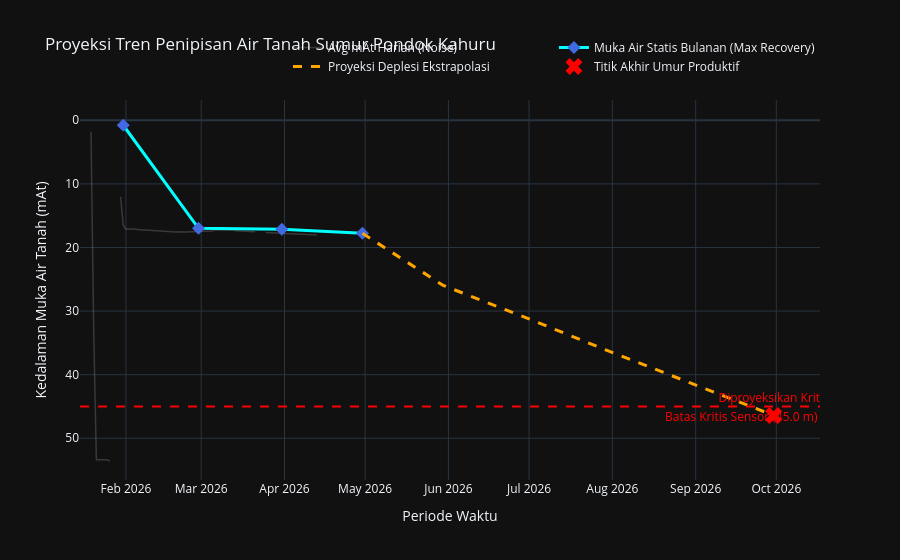

Here is the notebook cell this chart was saved with:
### Code cell
import numpy as np
import pandas as pd
from scipy.stats import linregress
import plotly.graph_objects as go

# =========================================================
# 1. LOAD & SIAPKAN DATASET PONDOK KAHURU
# =========================================================
file_path = r"d:\RnD_JIAT\data\Pos_AWLR_JIAT_Pondok_Kahuru_copy_fr.csv"
df_pondok_kahuru = pd.read_csv(file_path)

# Tarik dua kolom krusial dan ubah namanya agar dikenali mesin analitik
df_mat = df_pondok_kahuru[['waktu', 'Muka_Air_Tanah_mean']].rename(columns={
    'waktu': 'Timestamp',
    'Muka_Air_Tanah_mean': 'mAt'
})


# =========================================================
# 2. FUNGSI ANALITIK (PROYEKSI AKUIFER TANPA DATA POMPA)
# =========================================================
def estimasi_umur_akuifer_tanpa_pompa(df_input, batas_kritis_meter=55.0):
    print("=" * 75)
    print(f"PROYEKSI UMUR AKUIFER (METODE RECOVERY / TANPA POMPA)")
    print("=" * 75)
    
    df_calc = df_input.copy()
    
    if 'Timestamp' in df_calc.columns:
        if not pd.api.types.is_datetime64_any_dtype(df_calc['Timestamp']):
            df_calc['Timestamp'] = pd.to_datetime(df_calc['Timestamp'])
        df_calc.set_index('Timestamp', inplace=True)
    elif not pd.api.types.is_datetime64_any_dtype(df_calc.index):
        print("ERROR: Time-Series rusak. Tidak ada penanda waktu (Datetime).")
        return
        
    df_calc.sort_index(inplace=True)
    
    # Deteksi Titik Terdangkal (Recovery Maksimal) per Bulan
    try:
        swl_bulanan = df_calc.resample('ME')['mAt'].min().interpolate(method='linear').dropna()
    except ValueError:
        swl_bulanan = df_calc.resample('M')['mAt'].min().interpolate(method='linear').dropna()

    # [PATCH] Ubah batas toleransi data menjadi min 2 bulan agar dataset 2.5 bulan lolos
    if len(swl_bulanan) < 2:
        print("Data terlalu singkat! Butuh minimal 2 bulan riwayat untuk melihat awal tren deplesi.")
        return
        
    # Regresi Linear untuk Forecasting (Proyeksi)
    x = np.arange(len(swl_bulanan))
    y = swl_bulanan.values
    slope, intercept, _, _, _ = linregress(x, y)
    
    deplesi_per_bulan = slope
    mAt_saat_ini = y[-1]
    bulan_terakhir = swl_bulanan.index[-1]
    jarak_kritis = batas_kritis_meter - mAt_saat_ini
    
    print(f"[+] Elevasi Muka Air Statis Terakhir   : {mAt_saat_ini:.2f} meter")
    print(f"[+] Laju Penurunan Air Statis (Deplesi): {deplesi_per_bulan:+.4f} meter / bulan")
    print(f"[+] Sisa Jarak ke Batas Kritis ({batas_kritis_meter}m) : {jarak_kritis:.2f} meter")
    
    TTF_bulan = None
    if deplesi_per_bulan <= 0.01:
        print("\n=> STATUS: AKUIFER SUMUR PONDOK KAHURU TERGOLONG LESTARI (SUSTAINABLE)")
    elif jarak_kritis <= 0:
        print(f"\n=> STATUS: KRITIS! Muka air telah merosot melewati batas kritis ({batas_kritis_meter}m).")
    else:
        TTF_bulan = jarak_kritis / deplesi_per_bulan
        TTF_tahun = TTF_bulan / 12
        tanggal_kritis = bulan_terakhir + pd.DateOffset(months=int(TTF_bulan))
        print(f"\n=> ESTIMASI SISA UMUR PRODUKTIF        : {TTF_bulan:.1f} Bulan (~{TTF_tahun:.1f} Tahun)")
        print(f"=> PROYEKSI AKUIFER SENTUH BATAS KRITIS: {tanggal_kritis.strftime('%B %Y')}")
    print("=" * 75)
    
    # =========================================================
    # 3. VISUALISASI DENGAN PLOTLY GRAFIK
    # =========================================================
    fig = go.Figure()
    
    df_daily = df_calc.resample('D')['mAt'].mean()
    fig.add_trace(go.Scatter(
        x=df_daily.index, y=df_daily.values,
        mode='lines', line=dict(color='rgba(150, 150, 150, 0.3)', width=1.5),
        name='Avg mAt Harian (Noise)'
    ))
    
    fig.add_trace(go.Scatter(
        x=swl_bulanan.index, y=swl_bulanan.values,
        mode='lines+markers', line=dict(color='cyan', width=3),
        marker=dict(size=10, color='royalblue', symbol='diamond'),
        name='Muka Air Statis Bulanan (Max Recovery)'
    ))
    
    if deplesi_per_bulan > 0.01 and TTF_bulan is not None:
        future_months = int(min(TTF_bulan + 2, 120)) 
        future_x = np.arange(len(swl_bulanan), len(swl_bulanan) + future_months)
        future_y = intercept + (slope * future_x)
        future_dates = [bulan_terakhir + pd.DateOffset(months=i) for i in range(1, future_months+1)]
        
        stop_idx = np.searchsorted(future_y, batas_kritis_meter)
        if stop_idx < len(future_y):
            future_dates = future_dates[:stop_idx+1]
            future_y = future_y[:stop_idx+1]
            
        proyeksi_dates = [swl_bulanan.index[-1]] + future_dates
        proyeksi_y = [swl_bulanan.values[-1]] + future_y.tolist()
        
        fig.add_trace(go.Scatter(
            x=proyeksi_dates, y=proyeksi_y,
            mode='lines', line=dict(color='orange', width=3, dash='dash'),
            name='Proyeksi Deplesi Ekstrapolasi' 
        ))
        
        fig.add_trace(go.Scatter(
            x=[proyeksi_dates[-1]], y=[proyeksi_y[-1]],
            mode='markers+text', marker=dict(color='red', size=15, symbol='x'),
            text=["Diproyeksikan Kritis"], textposition="top center",
            textfont=dict(color='red'), name='Titik Akhir Umur Produktif'
        ))
        
    fig.add_hline(
        y=batas_kritis_meter, line_dash='dash', line_color='red', line_width=2,
        annotation_text=f"Batas Kritis Sensor ({batas_kritis_meter} m)",
        annotation_position="bottom right", annotation_font_color='red'
    )
    
    fig.update_layout(
        title='Proyeksi Tren Penipisan Air Tanah Sumur Pondok Kahuru',
        xaxis_title='Periode Waktu', yaxis_title='Kedalaman Muka Air Tanah (mAt)',
        template='plotly_dark', hovermode="x unified",
        legend=dict(orientation="h", yanchor="bottom", y=1.05, xanchor="right", x=1)
    )
    fig.update_yaxes(autorange="reversed") 
    
    fig.show()

# =========================================================
# 4. EKSEKUSI DATA
# =========================================================
estimasi_umur_akuifer_tanpa_pompa(df_mat, batas_kritis_meter=45.0)

### Figure 1 — Plotly figure (JSON) as saved in the notebook; plotly's stock layout.template omitted (floating-point values rounded to 4 significant figures)
{"data": [{"line": {"color": "rgba(150, 150, 150, 0.3)", "width": 1.5}, "mode": "lines", "name": "Avg mAt Harian (Noise)", "type": "scatter", "x": ["2026-01-19T00:00:00", "2026-01-20T00:00:00", "2026-01-21T00:00:00", "2026-01-22T00:00:00", "2026-01-23T00:00:00", "2026-01-24T00:00:00", "2026-01-25T00:00:00", "2026-01-26T00:00:00", "2026-01-27T00:00:00", "2026-01-28T00:00:00", "2026-01-29T00:00:00", "2026-01-30T00:00:00", "2026-01-31T00:00:00", "2026-02-01T00:00:00", "2026-02-02T00:00:00", "2026-02-03T00:00:00", "2026-02-04T00:00:00", "2026-02-05T00:00:00", "2026-02-06T00:00:00", "2026-02-07T00:00:00", "2026-02-08T00:00:00", "2026-02-09T00:00:00", "2026-02-10T00:00:00", "2026-02-11T00:00:00", "2026-02-12T00:00:00", "2026-02-13T00:00:00", "2026-02-14T00:00:00", "2026-02-15T00:00:00", "2026-02-16T00:00:00", "2026-02-17T00:00:00", "2026-02-18T00:00:00", "2026-02-19T00:00:00", "2026-02-20T00:00:00", "2026-02-21T00:00:00", "2026-02-22T00:00:00", "2026-02-23T00:00:00", "2026-02-24T00:00:00", "2026-02-25T00:00:00", "2026-02-26T00:00:00", "2026-02-27T00:00:00", "2026-02-28T00:00:00", "2026-03-01T00:00:00", "2026-03-02T00:00:00", "2026-03-03T00:00:00", "2026-03-04T00:00:00", "2026-03-05T00:00:00", "2026-03-06T00:00:00", "2026-03-07T00:00:00", "2026-03-08T00:00:00", "2026-03-09T00:00:00", "2026-03-10T00:00:00", "2026-03-11T00:00:00", "2026-03-12T00:00:00", "2026-03-13T00:00:00", "2026-03-14T00:00:00", "2026-03-15T00:00:00", "2026-03-16T00:00:00", "2026-03-17T00:00:00", "2026-03-18T00:00:00", "2026-03-19T00:00:00", "2026-03-20T00:00:00", "2026-03-21T00:00:00", "2026-03-22T00:00:00", "2026-03-23T00:00:00", "2026-03-24T00:00:00", "2026-03-25T00:00:00", "2026-03-26T00:00:00", "2026-03-27T00:00:00", "2026-03-28T00:00:00", "2026-03-29T00:00:00", "2026-03-30T00:00:00", "2026-03-31T00:00:00", "2026-04-01T00:00:00", "2026-04-02T00:00:00", "2026-04-03T00:00:00", "2026-04-04T00:00:00", "2026-04-05T00:00:00", "2026-04-06T00:00:00", "2026-04-07T00:00:00", "2026-04-08T00:00:00", "2026-04-09T00:00:00", "2026-04-10T00:00:00", "2026-04-11T00:00:00", "2026-04-12T00:00:00", "2026-04-13T00:00:00"], "y": [1.816, 32.84, 53.38, 53.39, 53.39, 53.39, 53.39, 53.58, null, null, null, 12.03, 16.51, 17.11, 17.07, 17.1, 17.09, 17.17, 17.24, 17.23, 17.23, 17.25, 17.28, 17.3, 17.35, 17.39, 17.4, 17.43, 17.45, 17.5, 17.53, 17.58, 17.52, 17.53, 17.53, 17.55, 17.54, 17.55, 17.58, 17.55, 17.53, 17.52, 17.53, 17.52, 17.49, 17.42, 17.28, 17.2, 17.22, 17.24, 17.23, 17.25, 17.24, 17.26, 17.36, 17.38, 17.42, 17.45, 17.49, 17.56, 17.56, 17.52, null, null, null, 17.66, 17.69, 17.73, 17.73, 17.77, 17.82, 17.84, 17.85, 17.88, 17.89, 17.91, 17.94, 17.98, 17.97, 18.0, 18.04, 18.07, 18.09, 18.05, 18.05]}, {"line": {"color": "cyan", "width": 3}, "marker": {"color": "royalblue", "size": 10, "symbol": "diamond"}, "mode": "lines+markers", "name": "Muka Air Statis Bulanan (Max Recovery)", "type": "scatter", "x": ["2026-01-31T00:00:00", "2026-02-28T00:00:00", "2026-03-31T00:00:00", "2026-04-30T00:00:00"], "y": [0.78, 16.99, 17.13, 17.78]}, {"line": {"color": "orange", "dash": "dash", "width": 3}, "mode": "lines", "name": "Proyeksi Deplesi Ekstrapolasi", "type": "scatter", "x": ["2026-04-30T00:00:00", "2026-05-30T00:00:00", "2026-06-30T00:00:00", "2026-07-30T00:00:00", "2026-08-30T00:00:00", "2026-09-30T00:00:00"], "y": [17.78, 25.96, 31.07, 36.18, 41.3, 46.41]}, {"marker": {"color": "red", "size": 15, "symbol": "x"}, "mode": "markers+text", "name": "Titik Akhir Umur Produktif", "text": ["Diproyeksikan Kritis"], "textfont": {"color": "red"}, "textposition": "top center", "type": "scatter", "x": ["2026-09-30T00:00:00"], "y": [46.41]}], "layout": {"annotations": [{"font": {"color": "red"}, "showarrow": false, "text": "Batas Kritis Sensor (45.0 m)", "x": 1, "xanchor": "right", "xref": "x domain", "y": 45, "yanchor": "top", "yref": "y"}], "hovermode": "x unified", "legend": {"orientation": "h", "x": 1, "xanchor": "right", "y": 1.05, "yanchor": "bottom"}, "shapes": [{"line": {"color": "red", "dash": "dash", "width": 2}, "type": "line", "x0": 0, "x1": 1, "xref": "x domain", "y0": 45, "y1": 45, "yref": "y"}], "title": {"text": "Proyeksi Tren Penipisan Air Tanah Sumur Pondok Kahuru"}, "xaxis": {"title": {"text": "Periode Waktu"}}, "yaxis": {"autorange": "reversed", "title": {"text": "Kedalaman Muka Air Tanah (mAt)"}}}}
